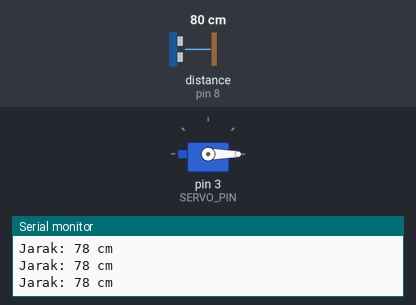
Simulated run of this sketch. Board: Arduino Uno, built with avr-gcc and run on an emulated ATmega328P. Shown: servo, the last lines printed to the serial monitor. Wiring (inferred from the names in the program): ultrasonic range finder: trigger pin 9; echo pin 8. The inputs (shaded band) are chosen by the test bench; at power-on: distance to the obstacle (sensor on pin 8) 80 cm. The echo pulse lasts 58.3 µs per cm.

Above: at 1.3 s.
1.4 s: distance to the obstacle (sensor on pin 8) set to 56 cm
2.9 s: distance to the obstacle (sensor on pin 8) set to 45 cm
At 3.6 s:
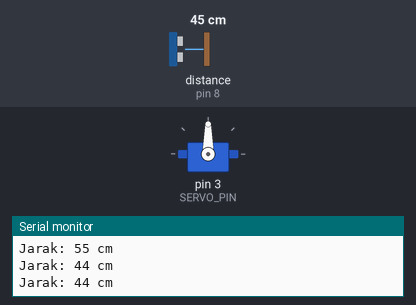
4.5 s: distance to the obstacle (sensor on pin 8) set to 60 cm
At 5.2 s:
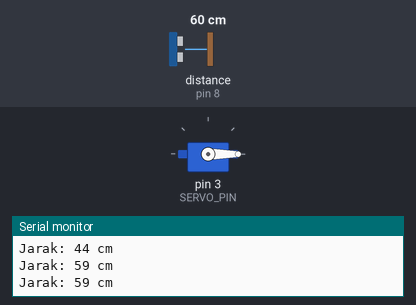
6.0 s: distance to the obstacle (sensor on pin 8) set to 2 cm
At 6.7 s:
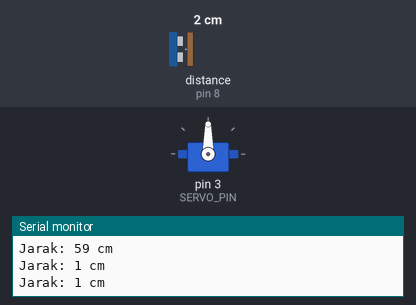
Timing chart, 0 to 8.5 s (numbered marks = the images above; inputs shaded):
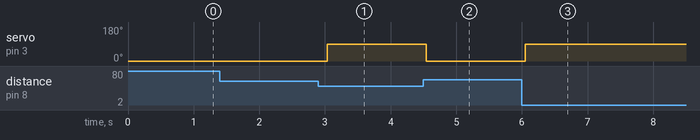

The sketch:

servo-ultrasonic.ino
```cpp
#include <Arduino.h>

#include <servo.h> // Include the Servo library

#define SERVO_PIN 3 // Defi3e the pin for the servo motor
#define TriG_PIN 9 // Define the pin for the trigger
#define Echo_PIN 8 // Define the pin for the echo

Servo myServo; // Create a Servo object

void setup() {
  Serial.begin(9600); // Start the serial communication at 9600 baud rate
  myServo.attach(SERVO_PIN); // Attach the servo motor to the defined pin
  pinMode(TriG_PIN, OUTPUT); // Set the trigger pin as output
  pinMode(Echo_PIN, INPUT); // Set the echo pin as input
  myServo.write(0); // Initialize the servo position to 0 degrees
}

void loop () {
  long duration; // Variable to store the duration of the echo pulse
  int distance; // Variable to store the calculated distance

  digitalWrite(TriG_PIN, LOW); // Ensure the trigger pin is low
  delayMicroseconds(2); // Wait for 2 microseconds
  digitalWrite(TriG_PIN, HIGH); // Set the trigger pin high to send a pulse
  delayMicroseconds(10); // Wait for 10 microseconds
  digitalWrite(TriG_PIN, LOW); // Set the trigger pin low again

  duration = pulseIn(Echo_PIN, HIGH); // Read the echo pin and get the duration of the pulse
  distance = duration * 0.034 / 2; // Calculate the distance in cm (speed of sound is 0.034 cm/µs)
  Serial.print("Jarak: "); // Print the distance label
  Serial.print(distance); // Print the calculated distance
  Serial.println(" cm"); // Print the unit of measurement


  if (distance > 0 && distance < 50) { // If the distance is less than 10 cm
    myServo.write(90); // Move the servo to 90 degrees
    //delay(1000); // Wait for 1 second
  } else {
    myServo.write(0); // Keep the servo at 0 degrees if the distance is greater than or equal to 10 cm
  }

  delay(500); // Wait for 100 milliseconds before the next reading
}
```

Measured:
- the behaviour switches between 51 and 50 cm on distance to the obstacle (sensor on pin 8) (found by bisection; images 0 and 1)
- after the input at 2.9 s, servo on pin 3 (SERVO_PIN): 0° → 90° after 0.13 s
- after the input at 4.5 s, servo on pin 3 (SERVO_PIN): 90° → 0° at once
- after the input at 6.0 s, servo on pin 3 (SERVO_PIN): 0° → 90° after 0.05 s
